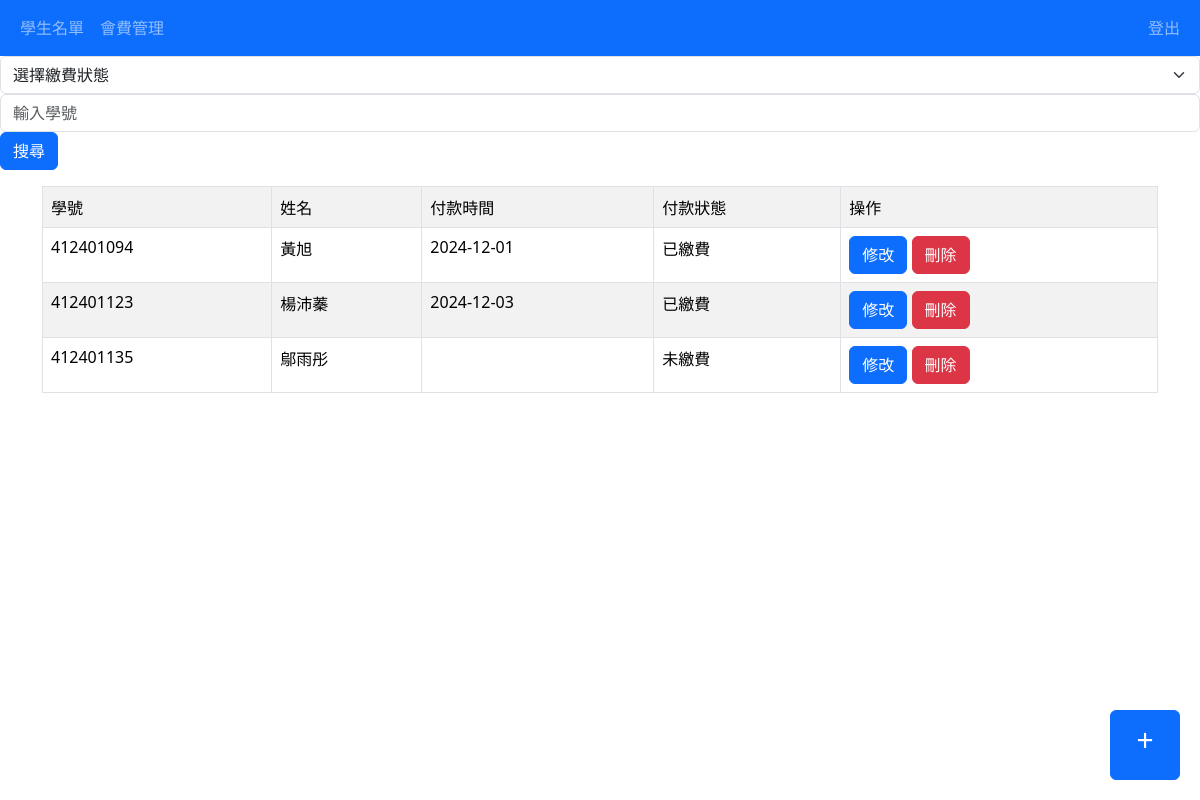
Before: /fee.php with the older database file.
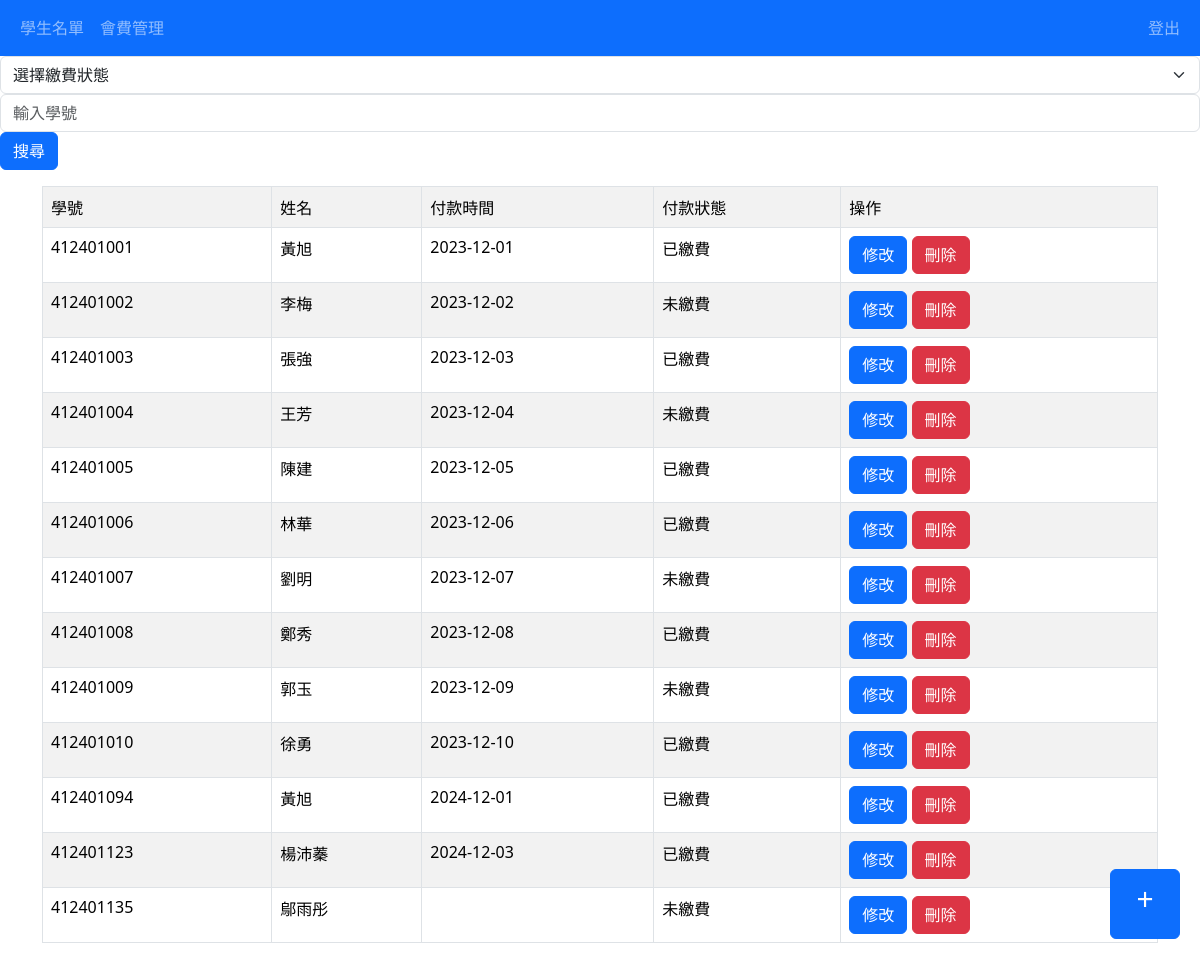
After: the same page with the newer database file.
### tables this page shows
CREATE TABLE `fee_manage` (
  `Stu_id` varchar(20) NOT NULL,
  `name` varchar(20) NOT NULL,
  `pay_date` date DEFAULT NULL,
  `status` varchar(5) NOT NULL
);

### fee.php (the view, shortened to what this page needs)
<?php
require_once "header.php";
try {
  require_once 'db.php';
  $searchtxt = $_POST["searchtxt"] ?? "";
  $status = $_POST["status"] ?? "";
$sql = "SELECT * FROM fee_manage";
$result = mysqli_query($conn, $sql);
?>
<form action="fee.php" method="post">
  <select name="status" class="form-select" aria-label="繳費狀態">
    <option selected value="" <?=($status == '') ? 'selected' : ''?>>選擇繳費狀態</option>
  </select>
  <input placeholder="輸入學號" class="form-control" type="text" name="searchtxt" value="<?=$searchtxt?>">
  <input class="btn btn-primary" type="submit" value="搜尋">
  <a href="insert_pay.php" class="btn btn-primary position-fixed bottom-0 end-0" style="font-size: 30px; width: 70px; height: 70px; margin: 20px;">+</a>
</form>
<div class="container">
  <table class="table table-bordered table-striped">
    <tr>
      <td>學號</td>
      <td>姓名</td>
      <td>付款時間</td>
      <td>付款狀態</td>
        <td>操作</td>
    </tr>
    <?php while ($row = mysqli_fetch_assoc($result)) {?>
    <tr>
      <td><?=$row["Stu_id"]?></td>
      <td><?=$row["name"]?></td>
      <td><?=$row["pay_date"]?></td>
      <td><?=$row["status"] == 'Y' ? '已繳費' : '未繳費'?></td>
        <td>
          <a href="update_pay.php?Stu_id=<?=$row["Stu_id"]?>" class="btn btn-primary">修改</a>
          <a href="delete_pay.php?Stu_id=<?=$row["Stu_id"]?>" class="btn btn-danger">刪除</a>
        </td>
    </tr>
    <?php } ?>
  </table>
</div>
<?php
} catch (Exception $e) {
  echo 'Message: ' . $e->getMessage();
}
require_once "footer.php";
?>

### header.php (shortened to what this page needs)
<html>
<head>
    <link href="https://cdn.jsdelivr.net/npm/bootstrap@5.3.3/dist/css/bootstrap.min.css" rel="stylesheet">
</head>
<body>
<nav class="navbar navbar-expand-sm bg-primary navbar-dark">
  <div class="container-fluid">
    <ul class="navbar-nav">
      <li class="nav-item">
        <a class="nav-link" href="query.php">學生名單</a>
      </li>
      <li class="nav-item">
        <a class="nav-link" href="fee.php">會費管理</a>
      </li>
    </ul>
    <ul class="navbar-nav ms-auto">
      <li class="nav-item">
        <a class="nav-link" href="logout.php">登出</a>
      </li>
    </ul>
  </div>
</nav>
</body>
</html>

### footer.php (shortened to what this page needs)
</body>
</html>

Changed rows visible on the page:
added fee_manage: Stu_id "412401001", name "黃旭", pay_date "2023-12-01", status "已繳費"
added fee_manage: Stu_id "412401002", name "李梅", pay_date "2023-12-02", status "未繳費"
added fee_manage: Stu_id "412401003", name "張強", pay_date "2023-12-03", status "已繳費"
added fee_manage: Stu_id "412401004", name "王芳", pay_date "2023-12-04", status "未繳費"
added fee_manage: Stu_id "412401005", name "陳建", pay_date "2023-12-05", status "已繳費"
added fee_manage: Stu_id "412401006", name "林華", pay_date "2023-12-06", status "已繳費"
added fee_manage: Stu_id "412401007", name "劉明", pay_date "2023-12-07", status "未繳費"
added fee_manage: Stu_id "412401008", name "鄭秀", pay_date "2023-12-08", status "已繳費"
added fee_manage: Stu_id "412401009", name "郭玉", pay_date "2023-12-09", status "未繳費"
added fee_manage: Stu_id "412401010", name "徐勇", pay_date "2023-12-10", status "已繳費"
